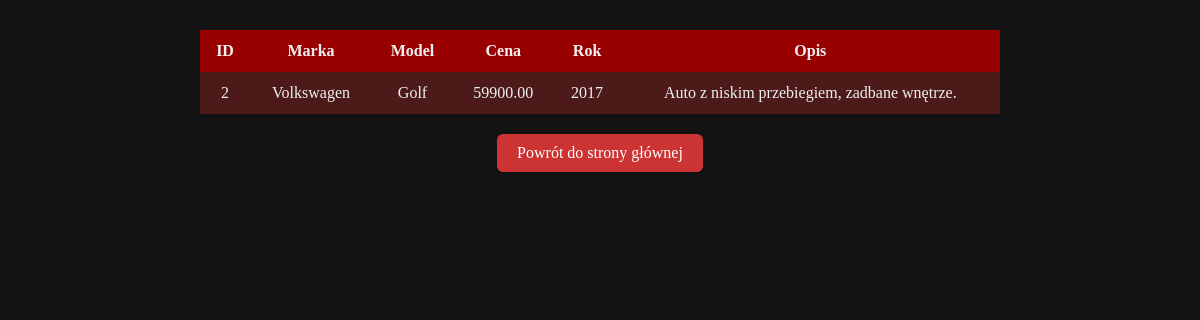
The app's page /details.php?id=2 with its own data.
### tables this page shows
CREATE TABLE `samochody` (
  `id` int NOT NULL AUTO_INCREMENT,
  `marka` varchar(100) NOT NULL,
  `model` varchar(100) NOT NULL,
  `cena` decimal(10,2) NOT NULL,
  `rok` int NOT NULL,
  `opis` text,
  PRIMARY KEY (`id`)
);

### details.php (the view, shortened to what this page needs)
<!DOCTYPE html>
<html>
<head>
</head>
<body>
    <?php
    $con = mysqli_connect("localhost","root","root","mojaBaza");
    $id = (int) $_GET["id"];
    $query = "SELECT * FROM samochody WHERE id = $id";
    if(!$result = mysqli_query($con, $query)) {
        mysqli_close($con);
        echo "Failed to show result";
    }
    ?>
    <div id="container">
        <main>
            <table id="data">
                <tr>
                    <th>ID</th>
                    <th>Marka</th>
                    <th>Model</th>
                    <th>Cena</th>
                    <th>Rok</th>
                    <th>Opis</th>
                </tr>
                <?php
                    $row = mysqli_fetch_row($result);
                    echo "<tr>";
                    echo "<td>$row[0]</td>";
                    echo "<td>$row[1]</td>";
                    echo "<td>$row[2]</td>";
                    echo "<td>$row[3]</td>";
                    echo "<td>$row[4]</td>";
                    echo "<td>$row[5]</td>";
                    echo "</tr>";
                ?>
            </table>
            <div class="back-container">
                <a class="back-link" href="main.php">Powrót do strony głównej</a>
            </div>
        </main>
    </div>
</body>
</html>

### details.php (style rules this page uses)
* { box-sizing: border-box; }
body { font-family: 'Comic Sans MS'; background-color: #121212; color: #f0f0f0; margin: 0; padding: 0; display: flex; flex-direction: column; min-height: 100vh; }
main { width: 90%; max-width: 800px; margin: 30px auto; }
table { width: 100%; border-collapse: collapse; margin-bottom: 20px; }
th, td { padding: 12px; text-align: center; }
tr:nth-child(even) { background-color: #4d1a1a; }
tr:nth-child(odd) { background-color: #2a1212; }
th { background-color: #990000; }
.back-link { display: inline-block; padding: 10px 20px; background-color: #cc3333; color: white; text-decoration: none; border-radius: 6px; transition: background-color 0.2s ease; font-family: 'Comic Sans MS'; }
.back-container { text-align: center; margin-top: 20px; }

### records on screen
samochody: id "2", marka "Volkswagen", model "Golf", cena "59900.00", rok "2017", opis "Auto z niskim przebiegiem, zadbane wnętrze."
